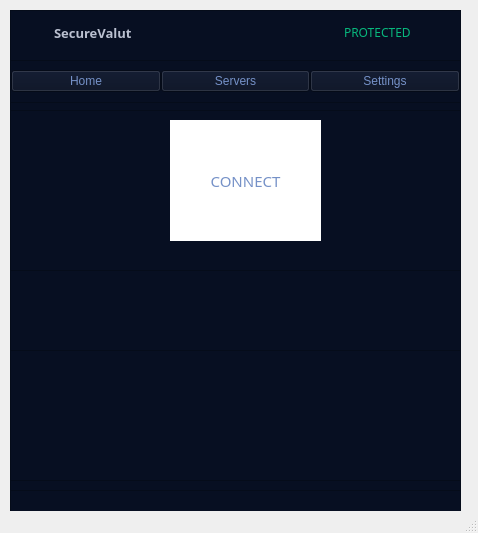
<?xml version="1.0" encoding="UTF-8"?>
<ui version="4.0">
 <class>QVpnClass</class>
 <widget class="QMainWindow" name="QVpnClass">
  <property name="geometry">
   <rect>
    <x>0</x>
    <y>0</y>
    <width>478</width>
    <height>533</height>
   </rect>
  </property>
  <property name="windowTitle">
   <string>QVpn</string>
  </property>
  <widget class="QWidget" name="centralWidget">
   <widget class="QFrame" name="frame">
    <property name="geometry">
     <rect>
      <x>10</x>
      <y>10</y>
      <width>451</width>
      <height>511</height>
     </rect>
    </property>
    <property name="styleSheet">
     <string notr="true">background-color: rgb(7, 15, 34)</string>
    </property>
    <property name="frameShape">
     <enum>QFrame::StyledPanel</enum>
    </property>
    <property name="frameShadow">
     <enum>QFrame::Raised</enum>
    </property>
    <widget class="QFrame" name="frame_2">
     <property name="geometry">
      <rect>
       <x>0</x>
       <y>0</y>
       <width>451</width>
       <height>51</height>
      </rect>
     </property>
     <property name="frameShape">
      <enum>QFrame::StyledPanel</enum>
     </property>
     <property name="frameShadow">
      <enum>QFrame::Raised</enum>
     </property>
     <widget class="QTextEdit" name="textEdit">
      <property name="geometry">
       <rect>
        <x>40</x>
        <y>10</y>
        <width>131</width>
        <height>31</height>
       </rect>
      </property>
      <property name="font">
       <font>
        <family>맑은 고딕</family>
        <pointsize>10</pointsize>
        <weight>75</weight>
        <bold>true</bold>
       </font>
      </property>
      <property name="styleSheet">
       <string notr="true">color:rgb(186, 192, 208);
border:none;</string>
      </property>
      <property name="html">
       <string>&lt;!DOCTYPE HTML PUBLIC &quot;-//W3C//DTD HTML 4.0//EN&quot; &quot;http://www.w3.org/TR/REC-html40/strict.dtd&quot;&gt;
&lt;html&gt;&lt;head&gt;&lt;meta name=&quot;qrichtext&quot; content=&quot;1&quot; /&gt;&lt;style type=&quot;text/css&quot;&gt;
p, li { white-space: pre-wrap; }
&lt;/style&gt;&lt;/head&gt;&lt;body style=&quot; font-family:'맑은 고딕'; font-size:10pt; font-weight:600; font-style:normal;&quot;&gt;
&lt;p style=&quot; margin-top:0px; margin-bottom:0px; margin-left:0px; margin-right:0px; -qt-block-indent:0; text-indent:0px;&quot;&gt;SecureValut&lt;/p&gt;&lt;/body&gt;&lt;/html&gt;</string>
      </property>
     </widget>
     <widget class="QTextEdit" name="textEdit_2">
      <property name="geometry">
       <rect>
        <x>330</x>
        <y>10</y>
        <width>101</width>
        <height>31</height>
       </rect>
      </property>
      <property name="font">
       <font>
        <family>맑은 고딕</family>
        <pointsize>12</pointsize>
        <weight>75</weight>
        <bold>true</bold>
       </font>
      </property>
      <property name="styleSheet">
       <string notr="true">color:rgb(7, 184, 125);
border-radius: 5px rgb(5, 46, 43);</string>
      </property>
      <property name="html">
       <string>&lt;!DOCTYPE HTML PUBLIC &quot;-//W3C//DTD HTML 4.0//EN&quot; &quot;http://www.w3.org/TR/REC-html40/strict.dtd&quot;&gt;
&lt;html&gt;&lt;head&gt;&lt;meta name=&quot;qrichtext&quot; content=&quot;1&quot; /&gt;&lt;style type=&quot;text/css&quot;&gt;
p, li { white-space: pre-wrap; }
&lt;/style&gt;&lt;/head&gt;&lt;body style=&quot; font-family:'맑은 고딕'; font-size:12pt; font-weight:600; font-style:normal;&quot;&gt;
&lt;p style=&quot; margin-top:0px; margin-bottom:0px; margin-left:0px; margin-right:0px; -qt-block-indent:0; text-indent:0px;&quot;&gt;&lt;span style=&quot; font-family:'Gulim'; font-size:9pt; font-weight:400;&quot;&gt;PROTECTED&lt;/span&gt;&lt;/p&gt;&lt;/body&gt;&lt;/html&gt;</string>
      </property>
     </widget>
    </widget>
    <widget class="QFrame" name="frame_3">
     <property name="geometry">
      <rect>
       <x>0</x>
       <y>50</y>
       <width>451</width>
       <height>43</height>
      </rect>
     </property>
     <property name="frameShape">
      <enum>QFrame::StyledPanel</enum>
     </property>
     <property name="frameShadow">
      <enum>QFrame::Raised</enum>
     </property>
     <layout class="QHBoxLayout" name="horizontalLayout">
      <property name="spacing">
       <number>0</number>
      </property>
      <property name="leftMargin">
       <number>0</number>
      </property>
      <property name="topMargin">
       <number>0</number>
      </property>
      <property name="rightMargin">
       <number>0</number>
      </property>
      <property name="bottomMargin">
       <number>0</number>
      </property>
      <item>
       <widget class="QPushButton" name="btn_home">
        <property name="styleSheet">
         <string notr="true">QPushButton {
	color:rgb(117, 145, 199);
}

QPushButton:hover {
	background-color:rgb(6, 17, 53);
}</string>
        </property>
        <property name="text">
         <string>Home</string>
        </property>
       </widget>
      </item>
      <item>
       <widget class="QPushButton" name="btn_servers">
        <property name="styleSheet">
         <string notr="true">QPushButton {
	color:rgb(117, 145, 199);
}

QPushButton:hover {
	background-color:rgb(6, 17, 53);
}</string>
        </property>
        <property name="text">
         <string>Servers</string>
        </property>
       </widget>
      </item>
      <item>
       <widget class="QPushButton" name="btn_settings">
        <property name="styleSheet">
         <string notr="true">QPushButton {
	color:rgb(117, 145, 199);
}

QPushButton:hover {
	background-color:rgb(6, 17, 53);
}</string>
        </property>
        <property name="text">
         <string>Settings</string>
        </property>
       </widget>
      </item>
     </layout>
    </widget>
    <widget class="QFrame" name="frame_4">
     <property name="geometry">
      <rect>
       <x>0</x>
       <y>100</y>
       <width>451</width>
       <height>161</height>
      </rect>
     </property>
     <property name="frameShape">
      <enum>QFrame::StyledPanel</enum>
     </property>
     <property name="frameShadow">
      <enum>QFrame::Raised</enum>
     </property>
     <widget class="QPushButton" name="btn_connect">
      <property name="geometry">
       <rect>
        <x>160</x>
        <y>10</y>
        <width>151</width>
        <height>121</height>
       </rect>
      </property>
      <property name="font">
       <font>
        <family>맑은 고딕</family>
        <pointsize>11</pointsize>
       </font>
      </property>
      <property name="styleSheet">
       <string notr="true">QPushButton {
	border-radius: 100px;
	border-style: solid;
	border-color: rgb(2, 26, 83);
	color: rgb(117, 145, 199);
 	background-color: white;
}</string>
      </property>
      <property name="text">
       <string>CONNECT</string>
      </property>
     </widget>
    </widget>
    <widget class="QFrame" name="frame_5">
     <property name="geometry">
      <rect>
       <x>0</x>
       <y>260</y>
       <width>451</width>
       <height>81</height>
      </rect>
     </property>
     <property name="frameShape">
      <enum>QFrame::StyledPanel</enum>
     </property>
     <property name="frameShadow">
      <enum>QFrame::Raised</enum>
     </property>
    </widget>
    <widget class="QFrame" name="frame_6">
     <property name="geometry">
      <rect>
       <x>0</x>
       <y>340</y>
       <width>451</width>
       <height>131</height>
      </rect>
     </property>
     <property name="frameShape">
      <enum>QFrame::StyledPanel</enum>
     </property>
     <property name="frameShadow">
      <enum>QFrame::Raised</enum>
     </property>
    </widget>
    <widget class="QFrame" name="frame_7">
     <property name="geometry">
      <rect>
       <x>0</x>
       <y>480</y>
       <width>451</width>
       <height>31</height>
      </rect>
     </property>
     <property name="frameShape">
      <enum>QFrame::StyledPanel</enum>
     </property>
     <property name="frameShadow">
      <enum>QFrame::Raised</enum>
     </property>
    </widget>
   </widget>
  </widget>
  <widget class="QStatusBar" name="statusBar"/>
 </widget>
 <layoutdefault spacing="6" margin="11"/>
 <resources>
  <include location="../QVpn.qrc"/>
 </resources>
 <connections/>
</ui>
